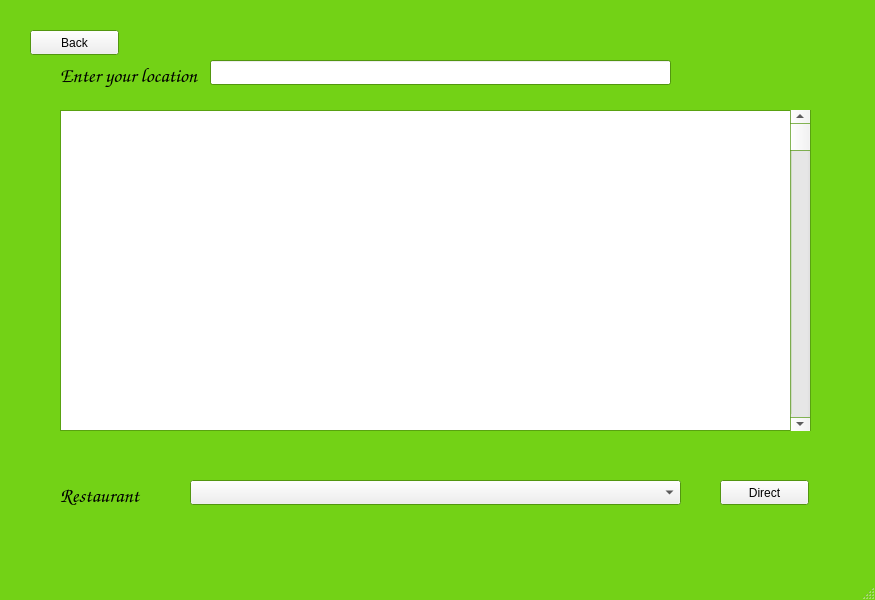
<?xml version="1.0" encoding="UTF-8"?>
<ui version="4.0">
 <class>MainWindow</class>
 <widget class="QMainWindow" name="MainWindow">
  <property name="geometry">
   <rect>
    <x>0</x>
    <y>0</y>
    <width>875</width>
    <height>600</height>
   </rect>
  </property>
  <property name="palette">
   <palette>
    <active>
     <colorrole role="Base">
      <brush brushstyle="SolidPattern">
       <color alpha="255">
        <red>255</red>
        <green>255</green>
        <blue>255</blue>
       </color>
      </brush>
     </colorrole>
     <colorrole role="Window">
      <brush brushstyle="SolidPattern">
       <color alpha="255">
        <red>115</red>
        <green>210</green>
        <blue>22</blue>
       </color>
      </brush>
     </colorrole>
    </active>
    <inactive>
     <colorrole role="Base">
      <brush brushstyle="SolidPattern">
       <color alpha="255">
        <red>255</red>
        <green>255</green>
        <blue>255</blue>
       </color>
      </brush>
     </colorrole>
     <colorrole role="Window">
      <brush brushstyle="SolidPattern">
       <color alpha="255">
        <red>115</red>
        <green>210</green>
        <blue>22</blue>
       </color>
      </brush>
     </colorrole>
    </inactive>
    <disabled>
     <colorrole role="Base">
      <brush brushstyle="SolidPattern">
       <color alpha="255">
        <red>115</red>
        <green>210</green>
        <blue>22</blue>
       </color>
      </brush>
     </colorrole>
     <colorrole role="Window">
      <brush brushstyle="SolidPattern">
       <color alpha="255">
        <red>115</red>
        <green>210</green>
        <blue>22</blue>
       </color>
      </brush>
     </colorrole>
    </disabled>
   </palette>
  </property>
  <property name="windowTitle">
   <string>MainWindow</string>
  </property>
  <widget class="QWidget" name="centralwidget">
   <widget class="QLabel" name="label">
    <property name="geometry">
     <rect>
      <x>20</x>
      <y>20</y>
      <width>831</width>
      <height>531</height>
     </rect>
    </property>
    <property name="palette">
     <palette>
      <active>
       <colorrole role="Base">
        <brush brushstyle="SolidPattern">
         <color alpha="255">
          <red>255</red>
          <green>255</green>
          <blue>255</blue>
         </color>
        </brush>
       </colorrole>
       <colorrole role="Window">
        <brush brushstyle="SolidPattern">
         <color alpha="255">
          <red>173</red>
          <green>127</green>
          <blue>168</blue>
         </color>
        </brush>
       </colorrole>
      </active>
      <inactive>
       <colorrole role="Base">
        <brush brushstyle="SolidPattern">
         <color alpha="255">
          <red>255</red>
          <green>255</green>
          <blue>255</blue>
         </color>
        </brush>
       </colorrole>
       <colorrole role="Window">
        <brush brushstyle="SolidPattern">
         <color alpha="255">
          <red>173</red>
          <green>127</green>
          <blue>168</blue>
         </color>
        </brush>
       </colorrole>
      </inactive>
      <disabled>
       <colorrole role="Base">
        <brush brushstyle="SolidPattern">
         <color alpha="255">
          <red>173</red>
          <green>127</green>
          <blue>168</blue>
         </color>
        </brush>
       </colorrole>
       <colorrole role="Window">
        <brush brushstyle="SolidPattern">
         <color alpha="255">
          <red>173</red>
          <green>127</green>
          <blue>168</blue>
         </color>
        </brush>
       </colorrole>
      </disabled>
     </palette>
    </property>
    <property name="text">
     <string/>
    </property>
    <property name="pixmap">
     <pixmap>../Images/sight1.jpg</pixmap>
    </property>
   </widget>
   <widget class="QLabel" name="label_2">
    <property name="geometry">
     <rect>
      <x>60</x>
      <y>60</y>
      <width>141</width>
      <height>31</height>
     </rect>
    </property>
    <property name="font">
     <font>
      <family>URW Chancery L</family>
      <pointsize>15</pointsize>
      <italic>true</italic>
     </font>
    </property>
    <property name="text">
     <string>Enter your location</string>
    </property>
   </widget>
   <widget class="QLineEdit" name="lineEdit">
    <property name="geometry">
     <rect>
      <x>210</x>
      <y>60</y>
      <width>461</width>
      <height>25</height>
     </rect>
    </property>
   </widget>
   <widget class="QTableView" name="tableView">
    <property name="geometry">
     <rect>
      <x>60</x>
      <y>110</y>
      <width>751</width>
      <height>321</height>
     </rect>
    </property>
   </widget>
   <widget class="QScrollBar" name="verticalScrollBar">
    <property name="geometry">
     <rect>
      <x>790</x>
      <y>110</y>
      <width>20</width>
      <height>321</height>
     </rect>
    </property>
    <property name="orientation">
     <enum>Qt::Vertical</enum>
    </property>
   </widget>
   <widget class="QComboBox" name="comboBox">
    <property name="geometry">
     <rect>
      <x>190</x>
      <y>480</y>
      <width>491</width>
      <height>25</height>
     </rect>
    </property>
   </widget>
   <widget class="QLabel" name="label_3">
    <property name="geometry">
     <rect>
      <x>60</x>
      <y>480</y>
      <width>91</width>
      <height>31</height>
     </rect>
    </property>
    <property name="font">
     <font>
      <family>URW Chancery L</family>
      <pointsize>15</pointsize>
      <italic>true</italic>
     </font>
    </property>
    <property name="text">
     <string>Restaurant</string>
    </property>
   </widget>
   <widget class="QPushButton" name="pushButton">
    <property name="geometry">
     <rect>
      <x>720</x>
      <y>480</y>
      <width>89</width>
      <height>25</height>
     </rect>
    </property>
    <property name="text">
     <string>Direct</string>
    </property>
   </widget>
   <widget class="QPushButton" name="pushButton_2">
    <property name="geometry">
     <rect>
      <x>30</x>
      <y>30</y>
      <width>89</width>
      <height>25</height>
     </rect>
    </property>
    <property name="text">
     <string>Back</string>
    </property>
   </widget>
  </widget>
  <widget class="QStatusBar" name="statusbar"/>
 </widget>
 <resources/>
 <connections/>
</ui>
